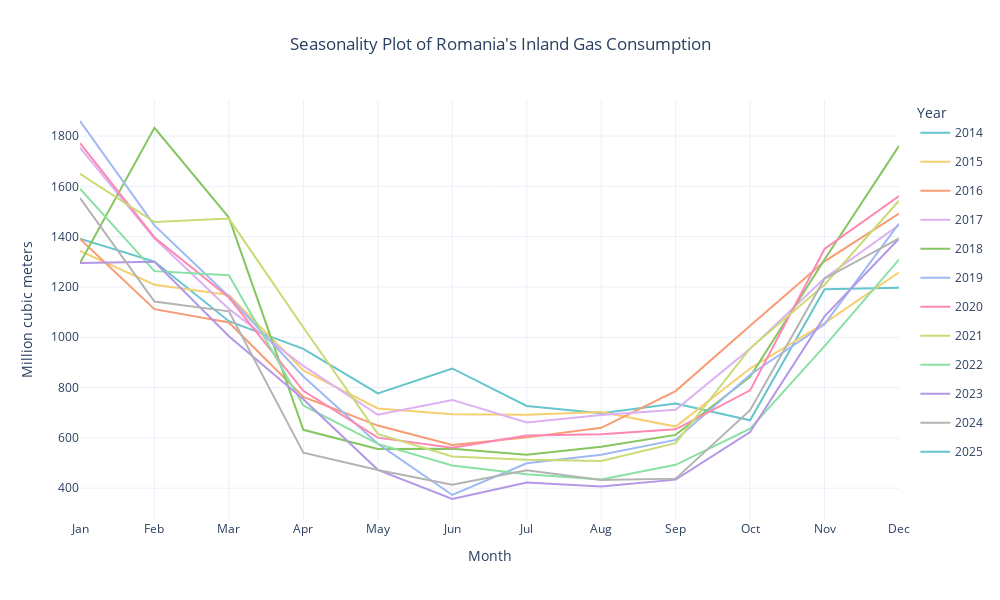

Write notebook code for a chart like this one.
### Markdown cell above
Monthly seasonality is present in the data, as we can see from the ACF plot. The PACF plot shows a significant spike at lag 1, which suggests that the series is likely an AR(1) process.

### Code cell
# Definging monthly seasonal plot
# ==============================================================================
def plot_seasonal(data):
    fig = go.Figure()
    
    data['year'] = data.index.year
    data['month'] = data.index.month
    year_list = data['year'].unique().tolist()

    # Loop through each year and plot the data
    for idx, year in enumerate(year_list):
        df = data[data['year'] == year][['month', 'Inland Consumption']]
        # Sort by month (just in case)
        df = df.sort_values(by='month')
        # Create a trace for each year
        color_palette = px.colors.qualitative.Pastel
        trace = go.Scatter(
            x=df['month'],  # Use the month as the x-axis
            y=df['Inland Consumption'],  # Use "Inland Consumption" as the y-axis
            line=dict(width=2, color=color_palette[idx % len(color_palette)]),  # Dynamic color for each year
            mode='lines',
            name=str(year),  # Use the year as the legend name
            legendgroup=str(year),
            showlegend=True
        )

        # Add the trace to the figure
        fig.add_trace(trace)

    # Update layout for better visualization
    fig.update_layout(
        title="Seasonality Plot of Romania's Inland Gas Consumption",
        title_x = 0.5,
        xaxis_title="Month",
        yaxis_title="Million cubic meters",
        legend_title="Year",
        template="plotly_white",
        width=1000,
        height=600,
        xaxis=dict(
            tickmode='array',  # Use custom tick labels
            tickvals=list(range(1, 13)),  # Months 1 to 12
            ticktext=['Jan', 'Feb', 'Mar', 'Apr', 'May', 'Jun', 'Jul', 'Aug', 'Sep', 'Oct', 'Nov', 'Dec']  # Month names
        )
    )

    # Show the plot
    fig.show()

# Call the function with your DataFrame
plot_seasonal(data)

### Figure 1 — Plotly figure (JSON) as saved in the notebook; plotly's stock layout.template omitted (floating-point values rounded to 4 significant figures)
{"data": [{"legendgroup": "2014", "line": {"color": "rgb(102, 197, 204)", "width": 2}, "mode": "lines", "name": "2014", "showlegend": true, "type": "scatter", "x": [1, 2, 3, 4, 5, 6, 7, 8, 9, 10, 11, 12], "y": [1392.0, 1301.0, 1064.0, 954.0, 777.0, 876.0, 727.0, 698.0, 737.0, 670.0, 1191.0, 1197.0]}, {"legendgroup": "2015", "line": {"color": "rgb(246, 207, 113)", "width": 2}, "mode": "lines", "name": "2015", "showlegend": true, "type": "scatter", "x": [1, 2, 3, 4, 5, 6, 7, 8, 9, 10, 11, 12], "y": [1343.0, 1209.0, 1168.0, 868.0, 717.0, 694.0, 692.0, 703.0, 645.0, 876.0, 1056.0, 1258.0]}, {"legendgroup": "2016", "line": {"color": "rgb(248, 156, 116)", "width": 2}, "mode": "lines", "name": "2016", "showlegend": true, "type": "scatter", "x": [1, 2, 3, 4, 5, 6, 7, 8, 9, 10, 11, 12], "y": [1391.0, 1112.0, 1059.0, 763.0, 649.0, 572.0, 602.0, 640.0, 786.0, 1046.0, 1302.0, 1492.0]}, {"legendgroup": "2017", "line": {"color": "rgb(220, 176, 242)", "width": 2}, "mode": "lines", "name": "2017", "showlegend": true, "type": "scatter", "x": [1, 2, 3, 4, 5, 6, 7, 8, 9, 10, 11, 12], "y": [1754.0, 1394.0, 1113.0, 886.0, 692.0, 751.0, 661.0, 691.0, 712.0, 954.0, 1235.0, 1446.0]}, {"legendgroup": "2018", "line": {"color": "rgb(135, 197, 95)", "width": 2}, "mode": "lines", "name": "2018", "showlegend": true, "type": "scatter", "x": [1, 2, 3, 4, 5, 6, 7, 8, 9, 10, 11, 12], "y": [1295.0, 1833.0, 1476.0, 632.0, 556.0, 557.0, 533.0, 565.0, 612.0, 843.0, 1309.0, 1761.0]}, {"legendgroup": "2019", "line": {"color": "rgb(158, 185, 243)", "width": 2}, "mode": "lines", "name": "2019", "showlegend": true, "type": "scatter", "x": [1, 2, 3, 4, 5, 6, 7, 8, 9, 10, 11, 12], "y": [1860.0, 1445.0, 1162.0, 844.0, 577.0, 373.0, 499.0, 533.0, 592.0, 851.0, 1052.0, 1452.0]}, {"legendgroup": "2020", "line": {"color": "rgb(254, 136, 177)", "width": 2}, "mode": "lines", "name": "2020", "showlegend": true, "type": "scatter", "x": [1, 2, 3, 4, 5, 6, 7, 8, 9, 10, 11, 12], "y": [1772.0, 1397.0, 1158.0, 787.0, 601.0, 561.0, 609.0, 614.0, 634.0, 789.0, 1351.0, 1562.0]}, {"legendgroup": "2021", "line": {"color": "rgb(201, 219, 116)", "width": 2}, "mode": "lines", "name": "2021", "showlegend": true, "type": "scatter", "x": [1, 2, 3, 4, 5, 6, 7, 8, 9, 10, 11, 12], "y": [1650.0, 1458.0, 1472.0, 1039.0, 616.0, 526.0, 513.0, 508.0, 579.0, 956.0, 1209.0, 1543.0]}, {"legendgroup": "2022", "line": {"color": "rgb(139, 224, 164)", "width": 2}, "mode": "lines", "name": "2022", "showlegend": true, "type": "scatter", "x": [1, 2, 3, 4, 5, 6, 7, 8, 9, 10, 11, 12], "y": [1591.0, 1263.0, 1247.0, 729.0, 576.0, 490.0, 455.0, 435.0, 493.0, 637.0, 965.0, 1309.0]}, {"legendgroup": "2023", "line": {"color": "rgb(180, 151, 231)", "width": 2}, "mode": "lines", "name": "2023", "showlegend": true, "type": "scatter", "x": [1, 2, 3, 4, 5, 6, 7, 8, 9, 10, 11, 12], "y": [1295.0, 1300.0, 1004.0, 754.0, 473.0, 357.0, 423.0, 407.0, 434.0, 623.0, 1083.0, 1392.0]}, {"legendgroup": "2024", "line": {"color": "rgb(179, 179, 179)", "width": 2}, "mode": "lines", "name": "2024", "showlegend": true, "type": "scatter", "x": [1, 2, 3, 4, 5, 6, 7, 8, 9, 10, 11, 12], "y": [1554.0, 1142.0, 1103.0, 541.0, 472.0, 414.0, 471.0, 433.0, 438.0, 710.0, 1233.0, 1393.0]}, {"legendgroup": "2025", "line": {"color": "rgb(102, 197, 204)", "width": 2}, "mode": "lines", "name": "2025", "showlegend": true, "type": "scatter", "x": [1], "y": [1437.0]}], "layout": {"height": 600, "legend": {"title": {"text": "Year"}}, "title": {"text": "Seasonality Plot of Romania's Inland Gas Consumption", "x": 0.5}, "width": 1000, "xaxis": {"tickmode": "array", "ticktext": ["Jan", "Feb", "Mar", "Apr", "May", "Jun", "Jul", "Aug", "Sep", "Oct", "Nov", "Dec"], "tickvals": [1, 2, 3, 4, 5, 6, 7, 8, 9, 10, 11, 12], "title": {"text": "Month"}}, "yaxis": {"title": {"text": "Million cubic meters"}}}}
